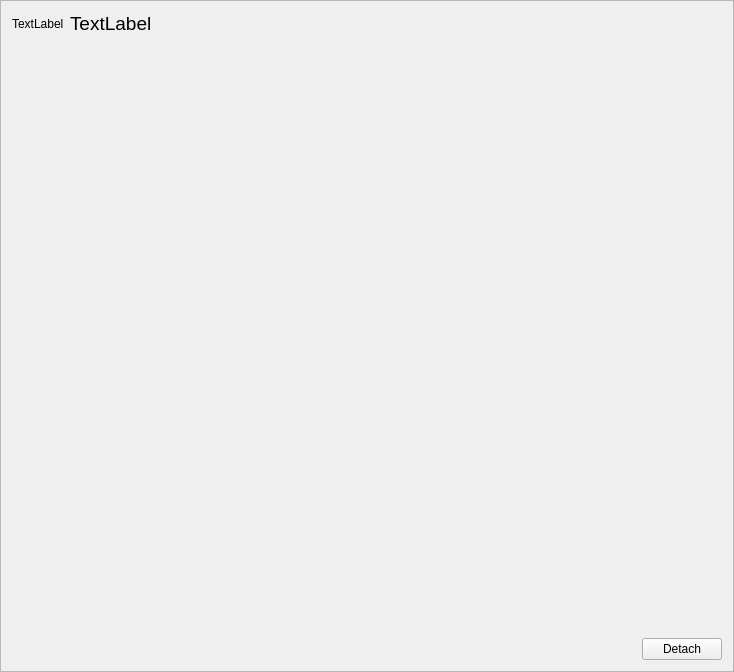
<?xml version="1.0" encoding="UTF-8"?>
<ui version="4.0">
 <class>page</class>
 <widget class="QFrame" name="page">
  <property name="geometry">
   <rect>
    <x>0</x>
    <y>0</y>
    <width>734</width>
    <height>672</height>
   </rect>
  </property>
  <property name="windowTitle">
   <string>Frame</string>
  </property>
  <property name="frameShape">
   <enum>QFrame::StyledPanel</enum>
  </property>
  <property name="frameShadow">
   <enum>QFrame::Raised</enum>
  </property>
  <layout class="QHBoxLayout" name="horizontalLayout_3">
   <item>
    <layout class="QVBoxLayout" name="verticalLayout">
     <item>
      <layout class="QHBoxLayout" name="horizontalLayout">
       <item>
        <widget class="QLabel" name="icon">
         <property name="text">
          <string>TextLabel</string>
         </property>
        </widget>
       </item>
       <item>
        <widget class="QLabel" name="title">
         <property name="sizePolicy">
          <sizepolicy hsizetype="Expanding" vsizetype="Preferred">
           <horstretch>0</horstretch>
           <verstretch>0</verstretch>
          </sizepolicy>
         </property>
         <property name="font">
          <font>
           <pointsize>14</pointsize>
          </font>
         </property>
         <property name="text">
          <string>TextLabel</string>
         </property>
        </widget>
       </item>
      </layout>
     </item>
     <item>
      <widget class="QWidget" name="widget" native="true">
       <property name="sizePolicy">
        <sizepolicy hsizetype="Preferred" vsizetype="Expanding">
         <horstretch>0</horstretch>
         <verstretch>0</verstretch>
        </sizepolicy>
       </property>
      </widget>
     </item>
     <item>
      <layout class="QHBoxLayout" name="horizontalLayout_2">
       <item>
        <spacer name="horizontalSpacer">
         <property name="orientation">
          <enum>Qt::Horizontal</enum>
         </property>
         <property name="sizeHint" stdset="0">
          <size>
           <width>40</width>
           <height>20</height>
          </size>
         </property>
        </spacer>
       </item>
       <item>
        <widget class="QPushButton" name="detach">
         <property name="text">
          <string>Detach</string>
         </property>
        </widget>
       </item>
      </layout>
     </item>
    </layout>
   </item>
  </layout>
 </widget>
 <resources/>
 <connections/>
</ui>
